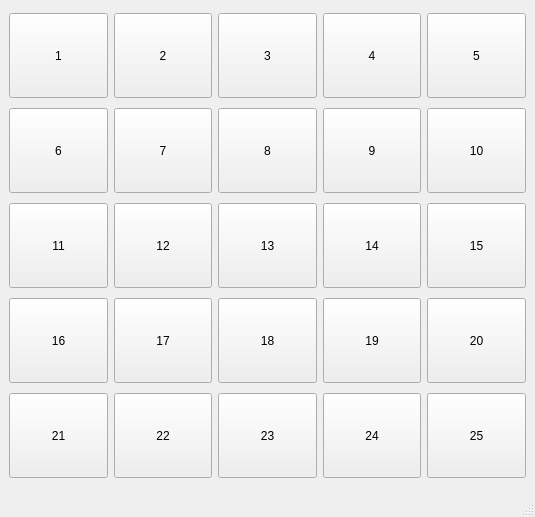
<?xml version="1.0" encoding="UTF-8"?>
<ui version="4.0">
 <class>MainWindow</class>
 <widget class="QMainWindow" name="MainWindow">
  <property name="geometry">
   <rect>
    <x>0</x>
    <y>0</y>
    <width>535</width>
    <height>517</height>
   </rect>
  </property>
  <property name="windowTitle">
   <string>MainWindow</string>
  </property>
  <widget class="QWidget" name="centralwidget">
   <layout class="QGridLayout" name="gridLayout_2">
    <item row="2" column="0">
     <layout class="QHBoxLayout" name="horizontalLayout_5">
      <item>
       <widget class="QPushButton" name="pushButton_18">
        <property name="sizePolicy">
         <sizepolicy hsizetype="Minimum" vsizetype="Fixed">
          <horstretch>0</horstretch>
          <verstretch>0</verstretch>
         </sizepolicy>
        </property>
        <property name="minimumSize">
         <size>
          <width>0</width>
          <height>85</height>
         </size>
        </property>
        <property name="maximumSize">
         <size>
          <width>16777215</width>
          <height>16777215</height>
         </size>
        </property>
        <property name="sizeIncrement">
         <size>
          <width>0</width>
          <height>0</height>
         </size>
        </property>
        <property name="text">
         <string>11</string>
        </property>
        <attribute name="buttonGroup">
         <string notr="true">selectGroup</string>
        </attribute>
       </widget>
      </item>
      <item>
       <widget class="QPushButton" name="pushButton_19">
        <property name="sizePolicy">
         <sizepolicy hsizetype="Minimum" vsizetype="Fixed">
          <horstretch>0</horstretch>
          <verstretch>0</verstretch>
         </sizepolicy>
        </property>
        <property name="minimumSize">
         <size>
          <width>0</width>
          <height>85</height>
         </size>
        </property>
        <property name="maximumSize">
         <size>
          <width>16777215</width>
          <height>16777215</height>
         </size>
        </property>
        <property name="sizeIncrement">
         <size>
          <width>0</width>
          <height>0</height>
         </size>
        </property>
        <property name="text">
         <string>12</string>
        </property>
        <attribute name="buttonGroup">
         <string notr="true">selectGroup</string>
        </attribute>
       </widget>
      </item>
      <item>
       <widget class="QPushButton" name="pushButton_20">
        <property name="sizePolicy">
         <sizepolicy hsizetype="Minimum" vsizetype="Fixed">
          <horstretch>0</horstretch>
          <verstretch>0</verstretch>
         </sizepolicy>
        </property>
        <property name="minimumSize">
         <size>
          <width>0</width>
          <height>85</height>
         </size>
        </property>
        <property name="maximumSize">
         <size>
          <width>16777215</width>
          <height>16777215</height>
         </size>
        </property>
        <property name="sizeIncrement">
         <size>
          <width>0</width>
          <height>0</height>
         </size>
        </property>
        <property name="text">
         <string>13</string>
        </property>
        <attribute name="buttonGroup">
         <string notr="true">selectGroup</string>
        </attribute>
       </widget>
      </item>
      <item>
       <widget class="QPushButton" name="pushButton_21">
        <property name="sizePolicy">
         <sizepolicy hsizetype="Minimum" vsizetype="Fixed">
          <horstretch>0</horstretch>
          <verstretch>0</verstretch>
         </sizepolicy>
        </property>
        <property name="minimumSize">
         <size>
          <width>0</width>
          <height>85</height>
         </size>
        </property>
        <property name="maximumSize">
         <size>
          <width>16777215</width>
          <height>16777215</height>
         </size>
        </property>
        <property name="sizeIncrement">
         <size>
          <width>0</width>
          <height>0</height>
         </size>
        </property>
        <property name="text">
         <string>14</string>
        </property>
        <attribute name="buttonGroup">
         <string notr="true">selectGroup</string>
        </attribute>
       </widget>
      </item>
      <item>
       <widget class="QPushButton" name="pushButton_22">
        <property name="sizePolicy">
         <sizepolicy hsizetype="Minimum" vsizetype="Fixed">
          <horstretch>0</horstretch>
          <verstretch>0</verstretch>
         </sizepolicy>
        </property>
        <property name="minimumSize">
         <size>
          <width>0</width>
          <height>85</height>
         </size>
        </property>
        <property name="maximumSize">
         <size>
          <width>16777215</width>
          <height>16777215</height>
         </size>
        </property>
        <property name="sizeIncrement">
         <size>
          <width>0</width>
          <height>0</height>
         </size>
        </property>
        <property name="text">
         <string>15</string>
        </property>
        <attribute name="buttonGroup">
         <string notr="true">selectGroup</string>
        </attribute>
       </widget>
      </item>
     </layout>
    </item>
    <item row="3" column="0">
     <layout class="QHBoxLayout" name="horizontalLayout_6">
      <item>
       <widget class="QPushButton" name="pushButton_23">
        <property name="sizePolicy">
         <sizepolicy hsizetype="Minimum" vsizetype="Fixed">
          <horstretch>0</horstretch>
          <verstretch>0</verstretch>
         </sizepolicy>
        </property>
        <property name="minimumSize">
         <size>
          <width>0</width>
          <height>85</height>
         </size>
        </property>
        <property name="maximumSize">
         <size>
          <width>16777215</width>
          <height>16777215</height>
         </size>
        </property>
        <property name="sizeIncrement">
         <size>
          <width>0</width>
          <height>0</height>
         </size>
        </property>
        <property name="text">
         <string>16</string>
        </property>
        <attribute name="buttonGroup">
         <string notr="true">selectGroup</string>
        </attribute>
       </widget>
      </item>
      <item>
       <widget class="QPushButton" name="pushButton_24">
        <property name="sizePolicy">
         <sizepolicy hsizetype="Minimum" vsizetype="Fixed">
          <horstretch>0</horstretch>
          <verstretch>0</verstretch>
         </sizepolicy>
        </property>
        <property name="minimumSize">
         <size>
          <width>0</width>
          <height>85</height>
         </size>
        </property>
        <property name="maximumSize">
         <size>
          <width>16777215</width>
          <height>16777215</height>
         </size>
        </property>
        <property name="sizeIncrement">
         <size>
          <width>0</width>
          <height>0</height>
         </size>
        </property>
        <property name="text">
         <string>17</string>
        </property>
        <attribute name="buttonGroup">
         <string notr="true">selectGroup</string>
        </attribute>
       </widget>
      </item>
      <item>
       <widget class="QPushButton" name="pushButton_25">
        <property name="sizePolicy">
         <sizepolicy hsizetype="Minimum" vsizetype="Fixed">
          <horstretch>0</horstretch>
          <verstretch>0</verstretch>
         </sizepolicy>
        </property>
        <property name="minimumSize">
         <size>
          <width>0</width>
          <height>85</height>
         </size>
        </property>
        <property name="maximumSize">
         <size>
          <width>16777215</width>
          <height>16777215</height>
         </size>
        </property>
        <property name="sizeIncrement">
         <size>
          <width>0</width>
          <height>0</height>
         </size>
        </property>
        <property name="text">
         <string>18</string>
        </property>
        <attribute name="buttonGroup">
         <string notr="true">selectGroup</string>
        </attribute>
       </widget>
      </item>
      <item>
       <widget class="QPushButton" name="pushButton_26">
        <property name="sizePolicy">
         <sizepolicy hsizetype="Minimum" vsizetype="Fixed">
          <horstretch>0</horstretch>
          <verstretch>0</verstretch>
         </sizepolicy>
        </property>
        <property name="minimumSize">
         <size>
          <width>0</width>
          <height>85</height>
         </size>
        </property>
        <property name="maximumSize">
         <size>
          <width>16777215</width>
          <height>16777215</height>
         </size>
        </property>
        <property name="sizeIncrement">
         <size>
          <width>0</width>
          <height>0</height>
         </size>
        </property>
        <property name="text">
         <string>19</string>
        </property>
        <attribute name="buttonGroup">
         <string notr="true">selectGroup</string>
        </attribute>
       </widget>
      </item>
      <item>
       <widget class="QPushButton" name="pushButton_27">
        <property name="sizePolicy">
         <sizepolicy hsizetype="Minimum" vsizetype="Fixed">
          <horstretch>0</horstretch>
          <verstretch>0</verstretch>
         </sizepolicy>
        </property>
        <property name="minimumSize">
         <size>
          <width>0</width>
          <height>85</height>
         </size>
        </property>
        <property name="maximumSize">
         <size>
          <width>16777215</width>
          <height>16777215</height>
         </size>
        </property>
        <property name="sizeIncrement">
         <size>
          <width>0</width>
          <height>0</height>
         </size>
        </property>
        <property name="text">
         <string>20</string>
        </property>
        <attribute name="buttonGroup">
         <string notr="true">selectGroup</string>
        </attribute>
       </widget>
      </item>
     </layout>
    </item>
    <item row="4" column="0">
     <layout class="QHBoxLayout" name="horizontalLayout_7">
      <item>
       <widget class="QPushButton" name="pushButton_28">
        <property name="sizePolicy">
         <sizepolicy hsizetype="Minimum" vsizetype="Fixed">
          <horstretch>0</horstretch>
          <verstretch>0</verstretch>
         </sizepolicy>
        </property>
        <property name="minimumSize">
         <size>
          <width>0</width>
          <height>85</height>
         </size>
        </property>
        <property name="maximumSize">
         <size>
          <width>16777215</width>
          <height>16777215</height>
         </size>
        </property>
        <property name="sizeIncrement">
         <size>
          <width>0</width>
          <height>0</height>
         </size>
        </property>
        <property name="text">
         <string>21</string>
        </property>
        <attribute name="buttonGroup">
         <string notr="true">selectGroup</string>
        </attribute>
       </widget>
      </item>
      <item>
       <widget class="QPushButton" name="pushButton_29">
        <property name="sizePolicy">
         <sizepolicy hsizetype="Minimum" vsizetype="Fixed">
          <horstretch>0</horstretch>
          <verstretch>0</verstretch>
         </sizepolicy>
        </property>
        <property name="minimumSize">
         <size>
          <width>0</width>
          <height>85</height>
         </size>
        </property>
        <property name="maximumSize">
         <size>
          <width>16777215</width>
          <height>16777215</height>
         </size>
        </property>
        <property name="sizeIncrement">
         <size>
          <width>0</width>
          <height>0</height>
         </size>
        </property>
        <property name="text">
         <string>22</string>
        </property>
        <attribute name="buttonGroup">
         <string notr="true">selectGroup</string>
        </attribute>
       </widget>
      </item>
      <item>
       <widget class="QPushButton" name="pushButton_30">
        <property name="sizePolicy">
         <sizepolicy hsizetype="Minimum" vsizetype="Fixed">
          <horstretch>0</horstretch>
          <verstretch>0</verstretch>
         </sizepolicy>
        </property>
        <property name="minimumSize">
         <size>
          <width>0</width>
          <height>85</height>
         </size>
        </property>
        <property name="maximumSize">
         <size>
          <width>16777215</width>
          <height>16777215</height>
         </size>
        </property>
        <property name="sizeIncrement">
         <size>
          <width>0</width>
          <height>0</height>
         </size>
        </property>
        <property name="text">
         <string>23</string>
        </property>
        <attribute name="buttonGroup">
         <string notr="true">selectGroup</string>
        </attribute>
       </widget>
      </item>
      <item>
       <widget class="QPushButton" name="pushButton_31">
        <property name="sizePolicy">
         <sizepolicy hsizetype="Minimum" vsizetype="Fixed">
          <horstretch>0</horstretch>
          <verstretch>0</verstretch>
         </sizepolicy>
        </property>
        <property name="minimumSize">
         <size>
          <width>0</width>
          <height>85</height>
         </size>
        </property>
        <property name="maximumSize">
         <size>
          <width>16777215</width>
          <height>16777215</height>
         </size>
        </property>
        <property name="sizeIncrement">
         <size>
          <width>0</width>
          <height>0</height>
         </size>
        </property>
        <property name="text">
         <string>24</string>
        </property>
        <attribute name="buttonGroup">
         <string notr="true">selectGroup</string>
        </attribute>
       </widget>
      </item>
      <item>
       <widget class="QPushButton" name="pushButton_32">
        <property name="sizePolicy">
         <sizepolicy hsizetype="Minimum" vsizetype="Fixed">
          <horstretch>0</horstretch>
          <verstretch>0</verstretch>
         </sizepolicy>
        </property>
        <property name="minimumSize">
         <size>
          <width>0</width>
          <height>85</height>
         </size>
        </property>
        <property name="maximumSize">
         <size>
          <width>16777215</width>
          <height>16777215</height>
         </size>
        </property>
        <property name="sizeIncrement">
         <size>
          <width>0</width>
          <height>0</height>
         </size>
        </property>
        <property name="text">
         <string>25</string>
        </property>
        <attribute name="buttonGroup">
         <string notr="true">selectGroup</string>
        </attribute>
       </widget>
      </item>
     </layout>
    </item>
    <item row="1" column="0">
     <layout class="QHBoxLayout" name="horizontalLayout_4">
      <item>
       <widget class="QPushButton" name="pushButton_13">
        <property name="sizePolicy">
         <sizepolicy hsizetype="Minimum" vsizetype="Fixed">
          <horstretch>0</horstretch>
          <verstretch>0</verstretch>
         </sizepolicy>
        </property>
        <property name="minimumSize">
         <size>
          <width>0</width>
          <height>85</height>
         </size>
        </property>
        <property name="maximumSize">
         <size>
          <width>16777215</width>
          <height>16777215</height>
         </size>
        </property>
        <property name="sizeIncrement">
         <size>
          <width>0</width>
          <height>0</height>
         </size>
        </property>
        <property name="text">
         <string>6</string>
        </property>
        <attribute name="buttonGroup">
         <string notr="true">selectGroup</string>
        </attribute>
       </widget>
      </item>
      <item>
       <widget class="QPushButton" name="pushButton_14">
        <property name="sizePolicy">
         <sizepolicy hsizetype="Minimum" vsizetype="Fixed">
          <horstretch>0</horstretch>
          <verstretch>0</verstretch>
         </sizepolicy>
        </property>
        <property name="minimumSize">
         <size>
          <width>0</width>
          <height>85</height>
         </size>
        </property>
        <property name="maximumSize">
         <size>
          <width>16777215</width>
          <height>16777215</height>
         </size>
        </property>
        <property name="sizeIncrement">
         <size>
          <width>0</width>
          <height>0</height>
         </size>
        </property>
        <property name="text">
         <string>7</string>
        </property>
        <attribute name="buttonGroup">
         <string notr="true">selectGroup</string>
        </attribute>
       </widget>
      </item>
      <item>
       <widget class="QPushButton" name="pushButton_15">
        <property name="sizePolicy">
         <sizepolicy hsizetype="Minimum" vsizetype="Fixed">
          <horstretch>0</horstretch>
          <verstretch>0</verstretch>
         </sizepolicy>
        </property>
        <property name="minimumSize">
         <size>
          <width>0</width>
          <height>85</height>
         </size>
        </property>
        <property name="maximumSize">
         <size>
          <width>16777215</width>
          <height>16777215</height>
         </size>
        </property>
        <property name="sizeIncrement">
         <size>
          <width>0</width>
          <height>0</height>
         </size>
        </property>
        <property name="text">
         <string>8</string>
        </property>
        <attribute name="buttonGroup">
         <string notr="true">selectGroup</string>
        </attribute>
       </widget>
      </item>
      <item>
       <widget class="QPushButton" name="pushButton_16">
        <property name="sizePolicy">
         <sizepolicy hsizetype="Minimum" vsizetype="Fixed">
          <horstretch>0</horstretch>
          <verstretch>0</verstretch>
         </sizepolicy>
        </property>
        <property name="minimumSize">
         <size>
          <width>0</width>
          <height>85</height>
         </size>
        </property>
        <property name="maximumSize">
         <size>
          <width>16777215</width>
          <height>16777215</height>
         </size>
        </property>
        <property name="sizeIncrement">
         <size>
          <width>0</width>
          <height>0</height>
         </size>
        </property>
        <property name="text">
         <string>9</string>
        </property>
        <attribute name="buttonGroup">
         <string notr="true">selectGroup</string>
        </attribute>
       </widget>
      </item>
      <item>
       <widget class="QPushButton" name="pushButton_17">
        <property name="sizePolicy">
         <sizepolicy hsizetype="Minimum" vsizetype="Fixed">
          <horstretch>0</horstretch>
          <verstretch>0</verstretch>
         </sizepolicy>
        </property>
        <property name="minimumSize">
         <size>
          <width>0</width>
          <height>85</height>
         </size>
        </property>
        <property name="maximumSize">
         <size>
          <width>16777215</width>
          <height>16777215</height>
         </size>
        </property>
        <property name="sizeIncrement">
         <size>
          <width>0</width>
          <height>0</height>
         </size>
        </property>
        <property name="text">
         <string>10</string>
        </property>
        <attribute name="buttonGroup">
         <string notr="true">selectGroup</string>
        </attribute>
       </widget>
      </item>
     </layout>
    </item>
    <item row="0" column="0">
     <layout class="QHBoxLayout" name="horizontalLayout_2">
      <item>
       <widget class="QPushButton" name="pushButton_3">
        <property name="sizePolicy">
         <sizepolicy hsizetype="Minimum" vsizetype="Fixed">
          <horstretch>0</horstretch>
          <verstretch>0</verstretch>
         </sizepolicy>
        </property>
        <property name="minimumSize">
         <size>
          <width>0</width>
          <height>85</height>
         </size>
        </property>
        <property name="maximumSize">
         <size>
          <width>16777215</width>
          <height>16777215</height>
         </size>
        </property>
        <property name="sizeIncrement">
         <size>
          <width>0</width>
          <height>0</height>
         </size>
        </property>
        <property name="text">
         <string>1</string>
        </property>
        <attribute name="buttonGroup">
         <string notr="true">selectGroup</string>
        </attribute>
       </widget>
      </item>
      <item>
       <widget class="QPushButton" name="pushButton_4">
        <property name="sizePolicy">
         <sizepolicy hsizetype="Minimum" vsizetype="Fixed">
          <horstretch>0</horstretch>
          <verstretch>0</verstretch>
         </sizepolicy>
        </property>
        <property name="minimumSize">
         <size>
          <width>0</width>
          <height>85</height>
         </size>
        </property>
        <property name="maximumSize">
         <size>
          <width>16777215</width>
          <height>16777215</height>
         </size>
        </property>
        <property name="sizeIncrement">
         <size>
          <width>0</width>
          <height>0</height>
         </size>
        </property>
        <property name="text">
         <string>2</string>
        </property>
        <attribute name="buttonGroup">
         <string notr="true">selectGroup</string>
        </attribute>
       </widget>
      </item>
      <item>
       <widget class="QPushButton" name="pushButton_5">
        <property name="sizePolicy">
         <sizepolicy hsizetype="Minimum" vsizetype="Fixed">
          <horstretch>0</horstretch>
          <verstretch>0</verstretch>
         </sizepolicy>
        </property>
        <property name="minimumSize">
         <size>
          <width>0</width>
          <height>85</height>
         </size>
        </property>
        <property name="maximumSize">
         <size>
          <width>16777215</width>
          <height>16777215</height>
         </size>
        </property>
        <property name="sizeIncrement">
         <size>
          <width>0</width>
          <height>0</height>
         </size>
        </property>
        <property name="text">
         <string>3</string>
        </property>
        <attribute name="buttonGroup">
         <string notr="true">selectGroup</string>
        </attribute>
       </widget>
      </item>
      <item>
       <widget class="QPushButton" name="pushButton_6">
        <property name="sizePolicy">
         <sizepolicy hsizetype="Minimum" vsizetype="Fixed">
          <horstretch>0</horstretch>
          <verstretch>0</verstretch>
         </sizepolicy>
        </property>
        <property name="minimumSize">
         <size>
          <width>0</width>
          <height>85</height>
         </size>
        </property>
        <property name="maximumSize">
         <size>
          <width>16777215</width>
          <height>16777215</height>
         </size>
        </property>
        <property name="sizeIncrement">
         <size>
          <width>0</width>
          <height>0</height>
         </size>
        </property>
        <property name="text">
         <string>4</string>
        </property>
        <attribute name="buttonGroup">
         <string notr="true">selectGroup</string>
        </attribute>
       </widget>
      </item>
      <item>
       <widget class="QPushButton" name="pushButton_7">
        <property name="sizePolicy">
         <sizepolicy hsizetype="Minimum" vsizetype="Fixed">
          <horstretch>0</horstretch>
          <verstretch>0</verstretch>
         </sizepolicy>
        </property>
        <property name="minimumSize">
         <size>
          <width>0</width>
          <height>85</height>
         </size>
        </property>
        <property name="maximumSize">
         <size>
          <width>16777215</width>
          <height>16777215</height>
         </size>
        </property>
        <property name="sizeIncrement">
         <size>
          <width>0</width>
          <height>0</height>
         </size>
        </property>
        <property name="text">
         <string>5</string>
        </property>
        <attribute name="buttonGroup">
         <string notr="true">selectGroup</string>
        </attribute>
       </widget>
      </item>
     </layout>
    </item>
   </layout>
  </widget>
  <widget class="QMenuBar" name="menubar">
   <property name="geometry">
    <rect>
     <x>0</x>
     <y>0</y>
     <width>535</width>
     <height>20</height>
    </rect>
   </property>
  </widget>
  <widget class="QStatusBar" name="statusbar"/>
 </widget>
 <resources/>
 <connections/>
 <buttongroups>
  <buttongroup name="selectGroup"/>
 </buttongroups>
</ui>
